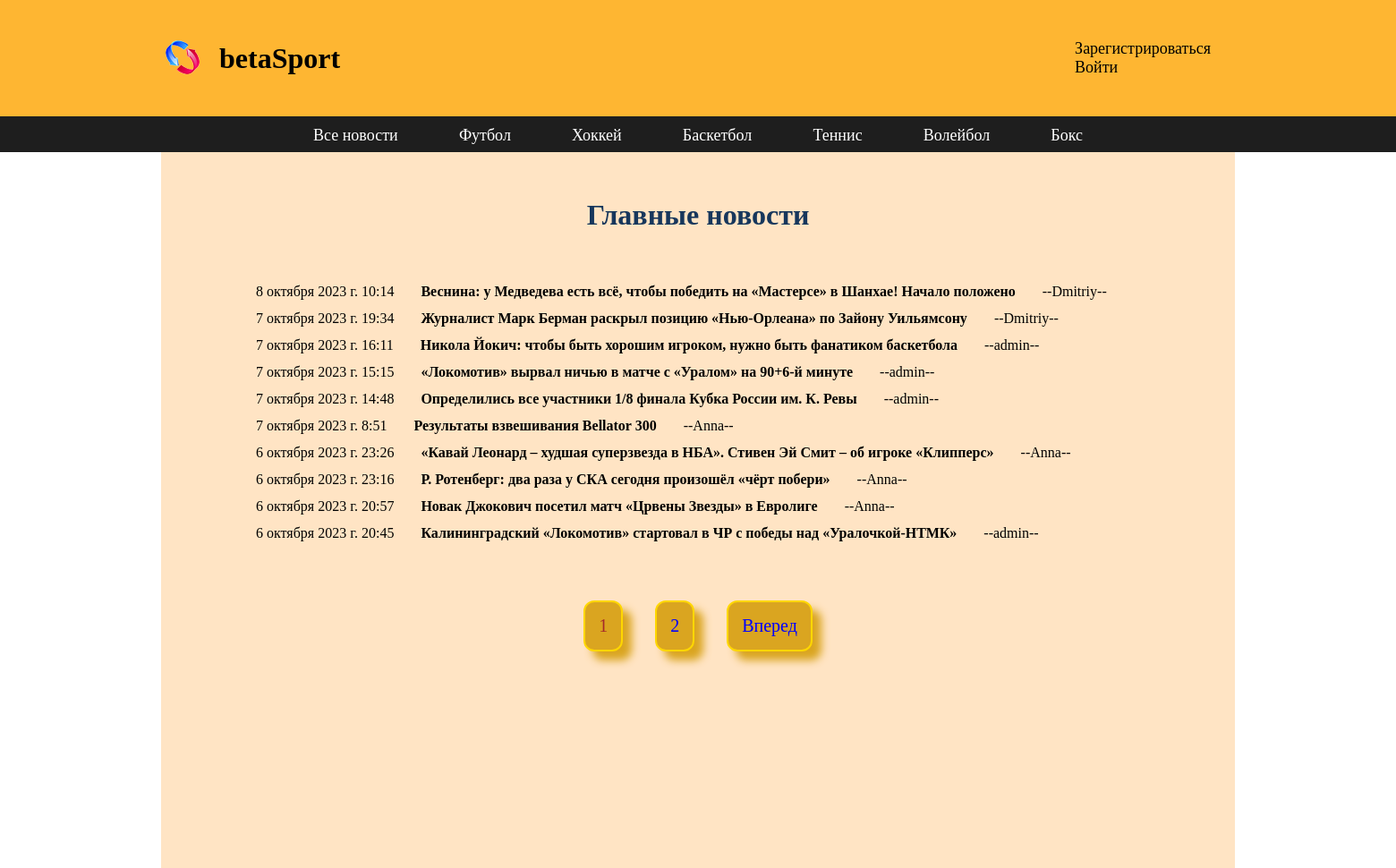
/, run on an earlier commit of the app's database.
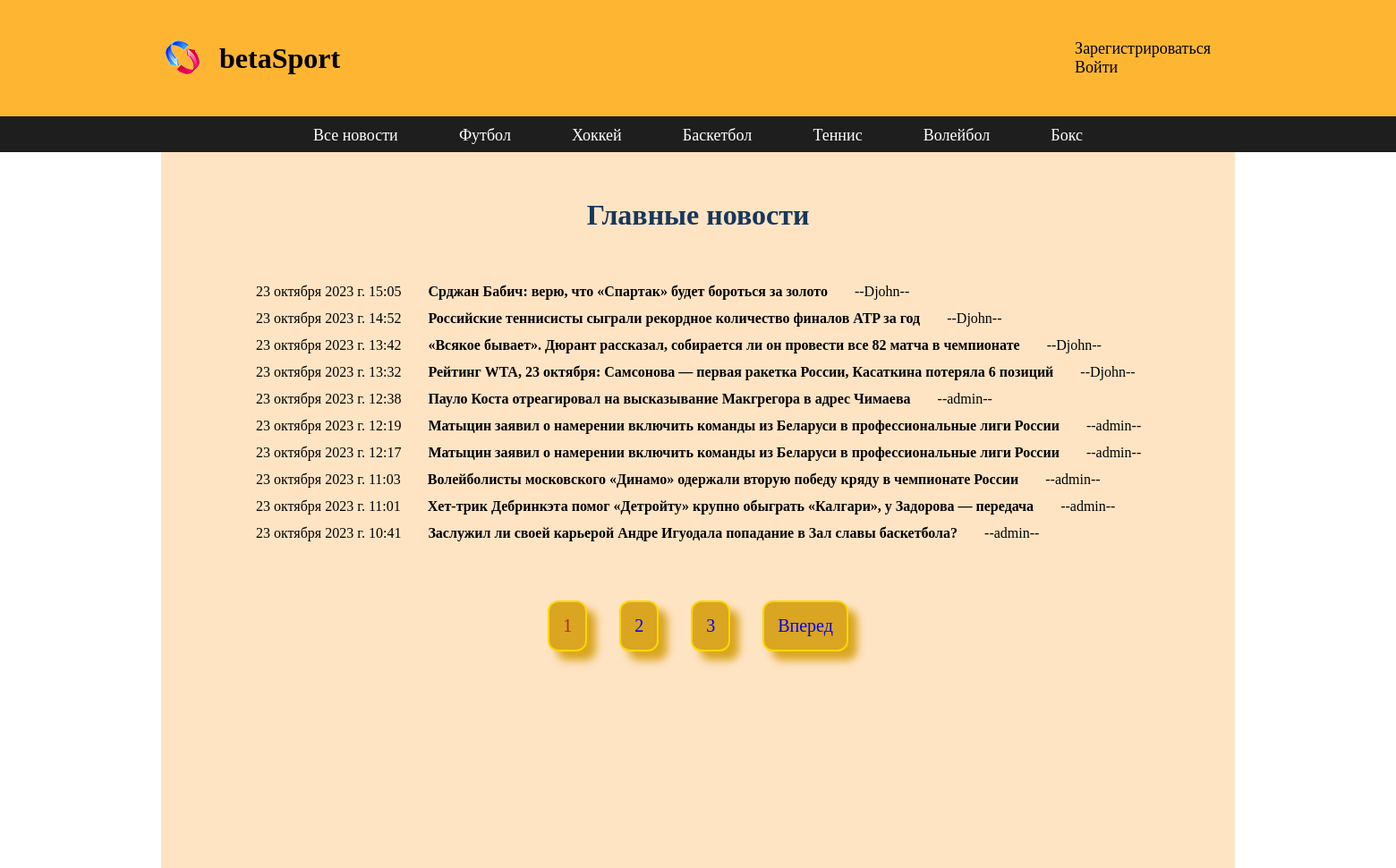
And on a later commit of the database.
### newpost/models.py (models this page shows, shortened)
class Sportnews(models.Model):
    sport = [
        (1, "футбол"),
        (2, "хоккей"),
        (3, "баскетбол"),
        (4, "теннис"),
        (5, "волейбол"),
        (6, "бокс")
    ]
    tsport = models.PositiveSmallIntegerField('tsport', choices=sport)
    title = models.CharField(max_length=100)
    news = models.TextField(max_length=1500)
    created = models.DateTimeField(auto_now_add=True)
    image = models.ImageField(upload_to='images/', blank=True)
    user = models.ForeignKey(User, on_delete=models.CASCADE, blank=True)
    vote_total = models.IntegerField(default=0)
    vote_ratio = models.IntegerField(default=0)

### newpost/views.py (the view)
# urls.py: path('', views.allnews, name='allnews'),
def allnews(request):
    an = Sportnews.objects.order_by('-created')
    page = request.GET.get('page')
    res = 10
    paginator = Paginator(an, res)
    try:
        an = paginator.page(page)
    except PageNotAnInteger:
        page = 1
        an = paginator.page(page)
    except EmptyPage:
        page = paginator.num_pages
        an = paginator.page(page)
    lp = int(page) - 2
    if lp < 1:
        lp = 1
    rp = int(page) + 3
    if rp > paginator.num_pages:
        rp = paginator.num_pages + 1
    dist = range(lp, rp)
    return render(request, 'newpost/allnews.html', {'an': an, 'paginator': paginator, 'dist': dist})

### newpost/templates/newpost/allnews.html (shortened to what this page needs)
{% extends 'newpost/base.html' %}
{% block content %}
<div class="aut">
        <div class="zag">
                <h1>Главные новости</h1>
        </div>
</div>
<div class="new">
        {% for i in an %}
        <div class="blok">
            <div class="creat"> {{ i.created }} </div>
            <div class="tit"> <a href="{% url 'detail' i.id %}"> {{ i.title }} </a> </div>
            <div class="us"> --{{ i.user }}-- </div>
         </div>
        {% endfor %}
</div>
{% if an.has_other_pages %}
<div class="paginator">
        <ul class="str">
                {% for page in dist  %}
                {% if page == an.number %}
                <li><a href="?page={{ page }}" class="alink">{{ page }}</a></li>
                {% else %}
                <li><a href="?page={{ page }}" class="link">{{ page }}</a></li>
                {% endif %}
                {% endfor %}
                {% if an.has_next %}
                <li><a href="?page={{ an.next_page_number }}" class="link">Вперед</a></li>
                {% endif %}
        </ul>
</div>
{% endif %}
{% endblock %}

What changed in the data, as far as the page shows it:
no longer on this page (row unchanged): Sportnews: created "8 октября 2023 г. 10:14", title "Веснина: у Медведева есть всё, чтобы победить на «Мастерсе» в Шанхае! Начало положено", user "Dmitriy"
no longer on this page (row unchanged): Sportnews: created "7 октября 2023 г. 19:34", title "Журналист Марк Берман раскрыл позицию «Нью-Орлеана» по Зайону Уильямсону", user "Dmitriy"
no longer on this page (row unchanged): Sportnews: created "7 октября 2023 г. 16:11", title "Никола Йокич: чтобы быть хорошим игроком, нужно быть фанатиком баскетбола", user "admin"
no longer on this page (row unchanged): Sportnews: created "7 октября 2023 г. 15:15", title "«Локомотив» вырвал ничью в матче с «Уралом» на 90+6-й минуте", user "admin"
no longer on this page (row unchanged): Sportnews: created "7 октября 2023 г. 14:48", title "Определились все участники 1/8 финала Кубка России им. К. Ревы", user "admin"
no longer on this page (row unchanged): Sportnews: created "7 октября 2023 г. 8:51", title "Результаты взвешивания Bellator 300", user "Anna"
no longer on this page (row unchanged): Sportnews: created "6 октября 2023 г. 23:26", title "«Кавай Леонард – худшая суперзвезда в НБА». Стивен Эй Смит – об игроке «Клипперс»", user "Anna"
no longer on this page (row unchanged): Sportnews: created "6 октября 2023 г. 23:16", title "Р. Ротенберг: два раза у СКА сегодня произошёл «чёрт побери»", user "Anna"
no longer on this page (row unchanged): Sportnews: created "6 октября 2023 г. 20:57", title "Новак Джокович посетил матч «Црвены Звезды» в Евролиге", user "Anna"
no longer on this page (row unchanged): Sportnews: created "6 октября 2023 г. 20:45", title "Калининградский «Локомотив» стартовал в ЧР с победы над «Уралочкой-НТМК»", user "admin"
added Sportnews: created "23 октября 2023 г. 15:05", title "Срджан Бабич: верю, что «Спартак» будет бороться за золото", user "Djohn"
added Sportnews: created "23 октября 2023 г. 14:52", title "Российские теннисисты сыграли рекордное количество финалов ATP за год", user "Djohn"
added Sportnews: created "23 октября 2023 г. 13:42", title "«Всякое бывает». Дюрант рассказал, собирается ли он провести все 82 матча в чемпионате", user "Djohn"
added Sportnews: created "23 октября 2023 г. 13:32", title "Рейтинг WTA, 23 октября: Самсонова — первая ракетка России, Касаткина потеряла 6 позиций", user "Djohn"
added Sportnews: created "23 октября 2023 г. 12:38", title "Пауло Коста отреагировал на высказывание Макгрегора в адрес Чимаева", user "admin"
added Sportnews: created "23 октября 2023 г. 12:19", title "Матыцин заявил о намерении включить команды из Беларуси в профессиональные лиги России", user "admin"
added Sportnews: created "23 октября 2023 г. 12:17", title "Матыцин заявил о намерении включить команды из Беларуси в профессиональные лиги России", user "admin"
added Sportnews: created "23 октября 2023 г. 11:03", title "Волейболисты московского «Динамо» одержали вторую победу кряду в чемпионате России", user "admin"
added Sportnews: created "23 октября 2023 г. 11:01", title "Хет-трик Дебринкэта помог «Детройту» крупно обыграть «Калгари», у Задорова — передача", user "admin"
added Sportnews: created "23 октября 2023 г. 10:41", title "Заслужил ли своей карьерой Андре Игуодала попадание в Зал славы баскетбола?", user "admin"
Also different on the page:
new list line: "3"
